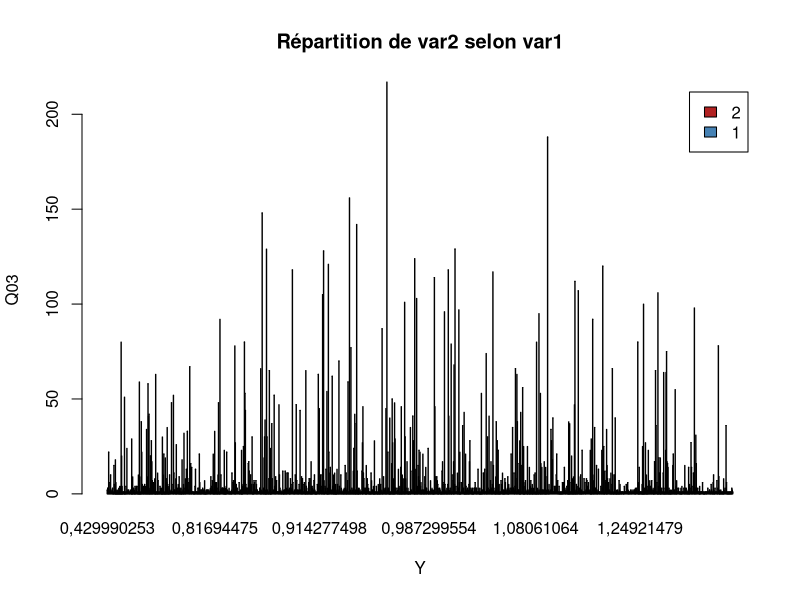
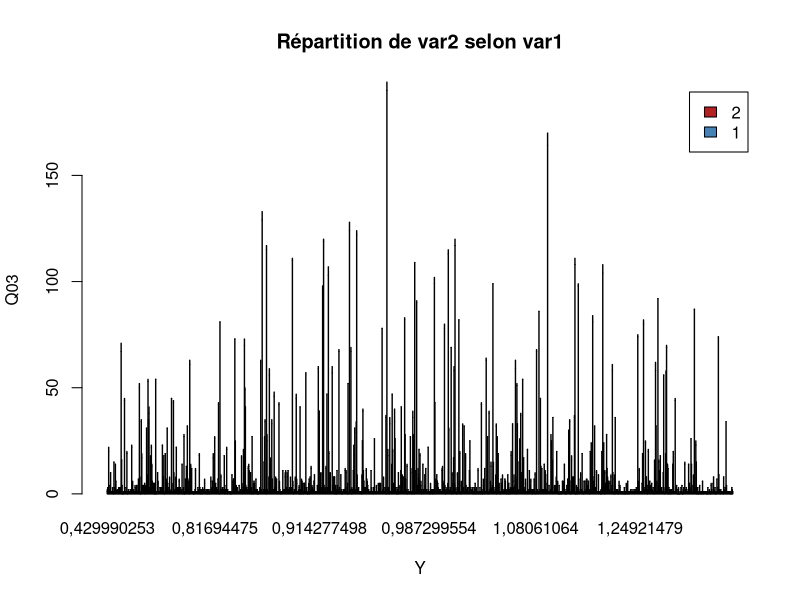
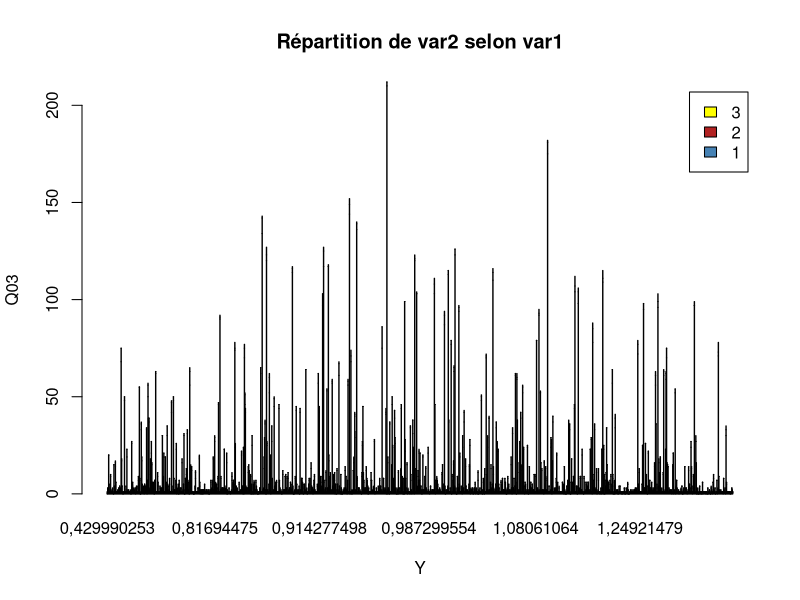
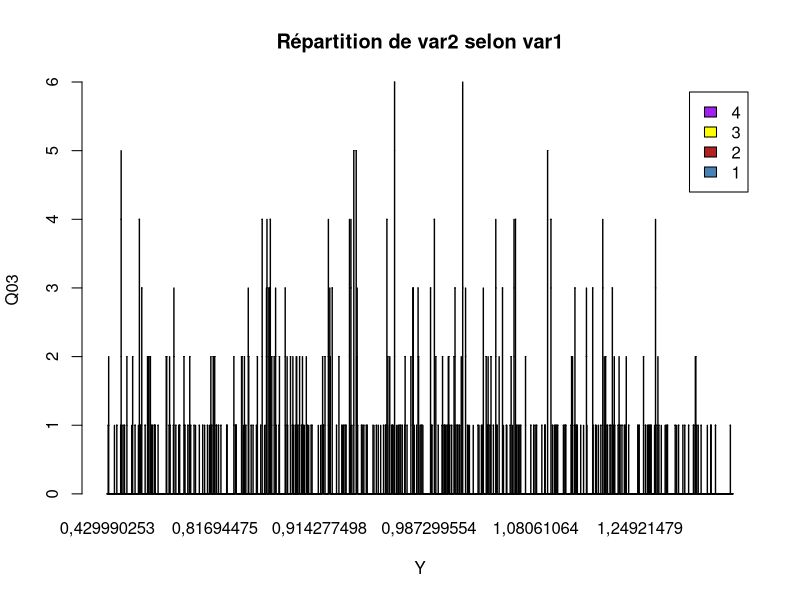
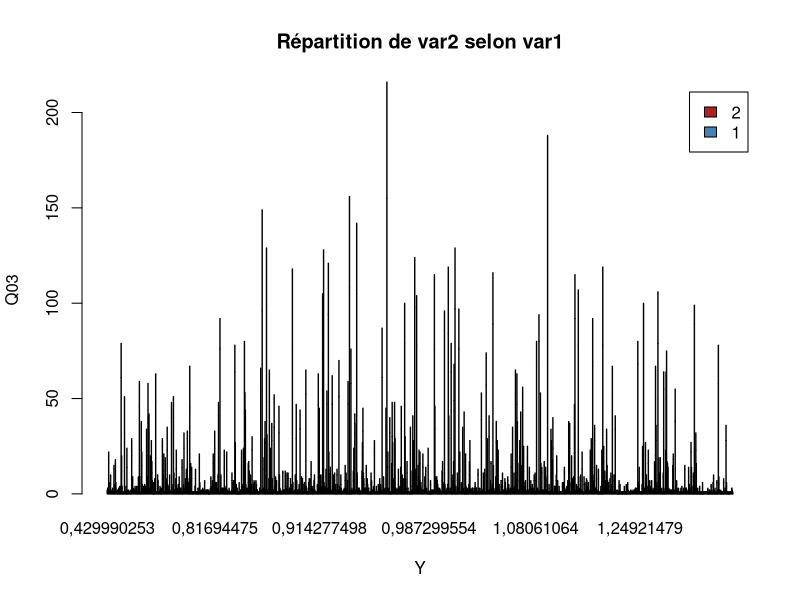
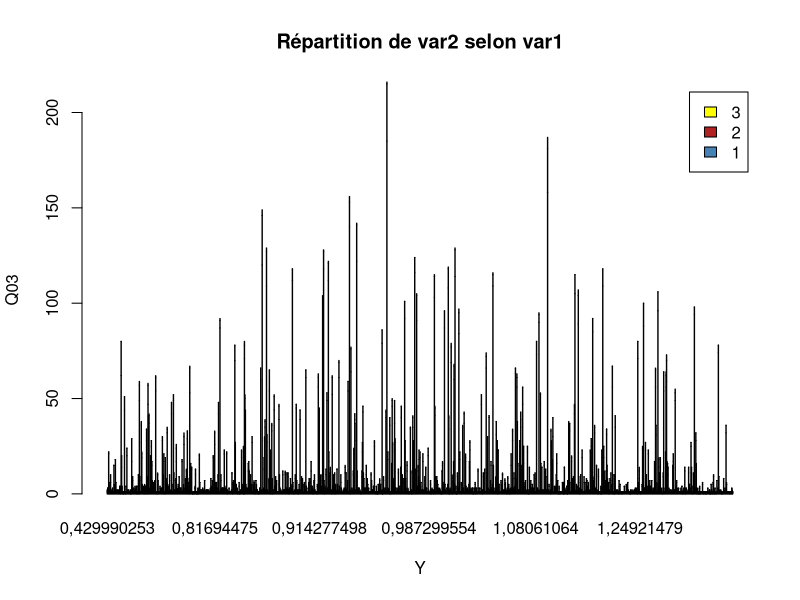
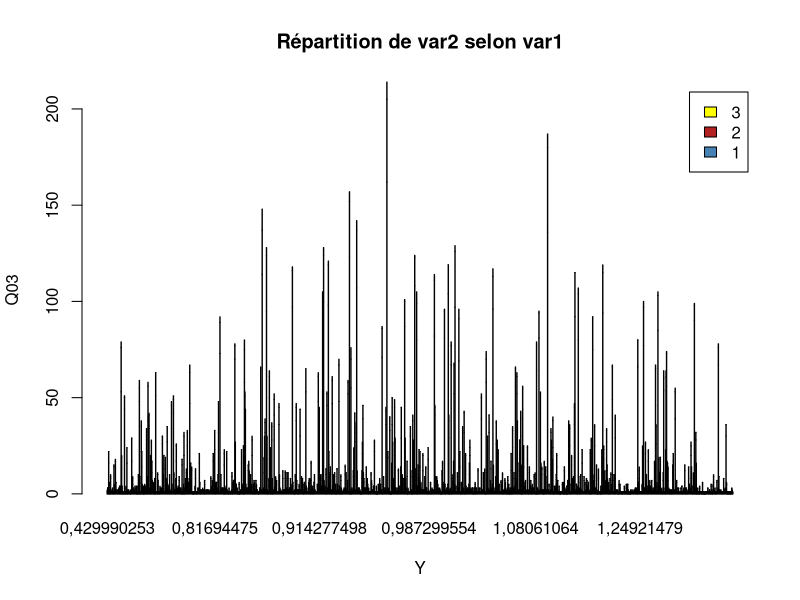
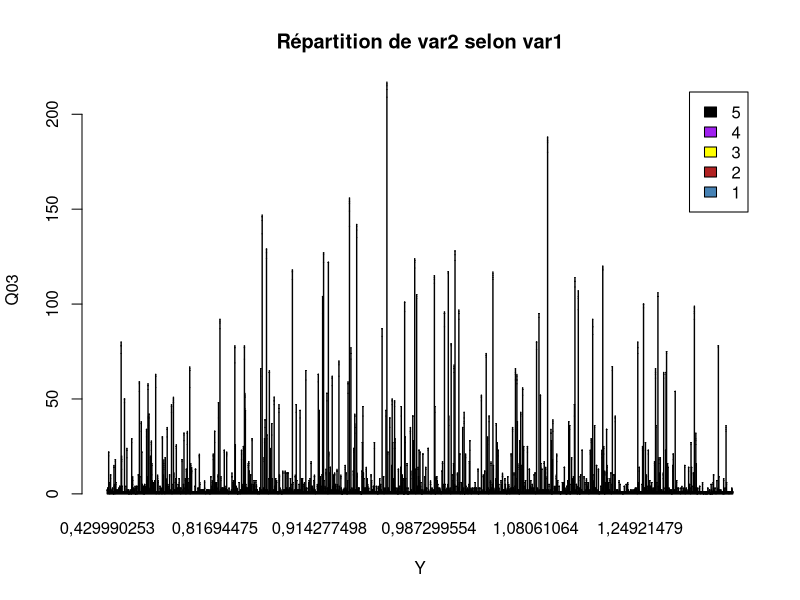

These charts were generated, in order, by the following R code:
################################################################################
# on fait ici quelques statistiques descriptives pour se donner une première 
# idée du lien entre notre variable d'intérêt et les autres  
################################################################################
#avant cette étape : charger la table ESCAP et gérer la non réponse 
library(ggplot2)
# test d'indépendance du Chi2 

escap = read.csv("ESCAP.csv", sep = ';')
Y = escap$Q19A

chisq.test(Y, escap$Q03) #X-squared = 199.12, df = 23, p-value < 2.2e-16
chisq.test(Y, escap$Q04) #X-squared = 75.3, df = 23, p-value = 1.8e-07
chisq.test(Y, escap$Q04A) #X-squared = 129.87, df = 69, p-value = 1.307e-05
chisq.test(Y, escap$Q04B) #X-squared = 149.82, df = 92, p-value = 0.0001328
chisq.test(Y, escap$Q05) #X-squared = 169.69, df = 23, p-value < 2.2e-16
chisq.test(Y, escap$Q06A) #X-squared = 82.219, df = 46, p-value = 0.0008195
chisq.test(Y, escap$Q06B) #X-squared = 105.15, df = 46, p-value = 1.585e-06
chisq.test(Y, escap$Q08) #X-squared = 104.89, df = 92, p-value = 0.169 !!!
chisq.test(Y, escap$Q08C) #X-squared = 86.947, df = 92, p-value = 0.6294 !!!
chisq.test(Y, escap$Q09A1) #X-squared = 157.98, df = 138, p-value = 0.1173!!!
chisq.test(Y, escap$Q09B1) #X-squared = 172.41, df = 138, p-value = 0.025!!!
chisq.test(Y, escap$Q10A1) #X-squared = 322.45, df = 184, p-value = 1.2e-09
chisq.test(Y, escap$Q10B1) #X-squared = 322.78, df = 176, p-value = 1.002e-10
chisq.test(Y, escap$B08A) #X-squared = 332.16, df = 92, p-value < 2.2e-16
chisq.test(Y, escap$B08B) #X-squared = 312.45, df = 92, p-value < 2.2e-16
#attention : veut pas forcément dire que c'est des mauvais prédicteurs si H0 non rejetée

#Barplot
escap$Y <- Y


#Q03 : sexe
tab <- table(escap[[2]], escap[[18]]) 
barplot(tab, 
        legend = TRUE,
        col = c("steelblue", "firebrick"),
        main = "Répartition de var2 selon var1",
        xlab = "Y", ylab = "Q03")

#Q04 : Situation
tab <- table(escap[[3]], escap[[18]]) 
barplot(tab, 
        legend = TRUE,
        col = c("steelblue", "firebrick"),
        main = "Répartition de var2 selon var1",
        xlab = "Y", ylab = "Q03")

#Q04A : Situation scolaire
tab <- table(escap[[4]], escap[[18]])
barplot(tab, 
        legend = TRUE,
        col = c("steelblue", "firebrick", "yellow", "purple"),
        main = "Répartition de var2 selon var1",
        xlab = "Y", ylab = "Q03")

#Q04B : Situation pro
tab <- table(escap[[5]], escap[[18]])
barplot(tab, 
        legend = TRUE,
        col = c("steelblue", "firebrick", "yellow", "purple", "green"),
        main = "Répartition de var2 selon var1",
        xlab = "Y", ylab = "Q03")

#Q05 : redoublement
tab <- table(escap[[6]], escap[[18]])
barplot(tab, 
        legend = TRUE,
        col = c("steelblue", "firebrick"),
        main = "Répartition de var2 selon var1",
        xlab = "Y", ylab = "Q03")

#Q06A
tab <- table(escap[[7]], escap[[18]])
barplot(tab, 
        legend = TRUE,
        col = c("steelblue", "firebrick", "yellow"),
        main = "Répartition de var2 selon var1",
        xlab = "Y", ylab = "Q03")

#Q06B
tab <- table(escap[[8]], escap[[18]])
barplot(tab, 
        legend = TRUE,
        col = c("steelblue", "firebrick", "yellow"),
        main = "Répartition de var2 selon var1",
        xlab = "Y", ylab = "Q03")

#Q08
tab <- table(escap[[9]], escap[[18]])
barplot(tab, 
        legend = TRUE,
        col = c("steelblue", "firebrick", "yellow", "purple", "black"),
        main = "Répartition de var2 selon var1",
        xlab = "Y", ylab = "Q03")

#Q08C
tab <- table(escap[[10]], escap[[18]])
barplot(tab, 
        legend = TRUE,
        col = c("steelblue", "firebrick", "yellow", "purple", "black"),
        main = "Répartition de var2 selon var1",
        xlab = "Y", ylab = "Q03")

#Q09A1
tab <- table(escap[[11]], escap[[18]])
barplot(tab, 
        legend = TRUE,
        col = c("steelblue", "firebrick", "yellow", "purple", "black", "green", "orange"),
        main = "Répartition de var2 selon var1",
        xlab = "Y", ylab = "Q03")

#Q09B1
tab <- table(escap[[12]], escap[[18]])
barplot(tab, 
        legend = TRUE,
        col = c("steelblue", "firebrick", "yellow", "purple", "black", "green", "orange"),
        main = "Répartition de var2 selon var1",
        xlab = "Y", ylab = "Q03")

#Q10A1 
tab <- table(escap[[13]], escap[[18]])
barplot(tab, 
        legend = TRUE,
        col = c("steelblue", "firebrick", "yellow", "purple", 
                "black", "green", "orange", "blue", "red",
                "gray"),
        main = "Répartition de var2 selon var1",
        xlab = "Y", ylab = "Q03")

#Q10B1 
tab <- table(escap[[14]], escap[[18]])
barplot(tab, 
        legend = TRUE,
        col = c("steelblue", "firebrick", "yellow", "purple", 
                "black", "green", "orange", "blue", "red", "gray"),
        main = "Répartition de var2 selon var1",
        xlab = "Y", ylab = "Q03")

#B08A 
tab <- table(escap[[15]], escap[[18]])
barplot(tab, 
        legend = TRUE,
        col = c("steelblue", "firebrick", "yellow", "purple", "black", "green"),
        main = "Répartition de var2 selon var1",
        xlab = "Y", ylab = "Q03")

#B08B
tab <- table(escap[[16]], escap[[18]])
barplot(tab, 
        legend = TRUE,
        col = c("steelblue", "firebrick", "yellow", "purple", "black", "green"),
        main = "Répartition de var2 selon var1",
        xlab = "Y", ylab = "Q03")
